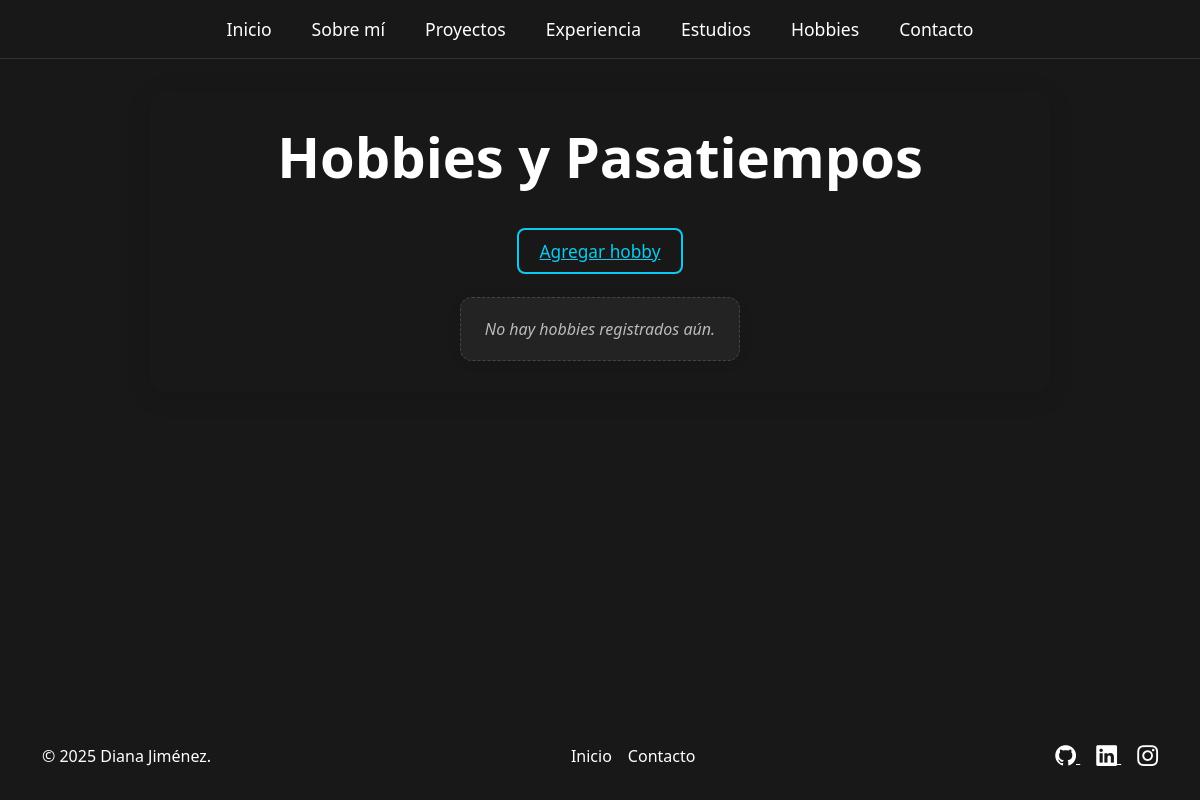
Page /hobbies/ on the earlier database version.
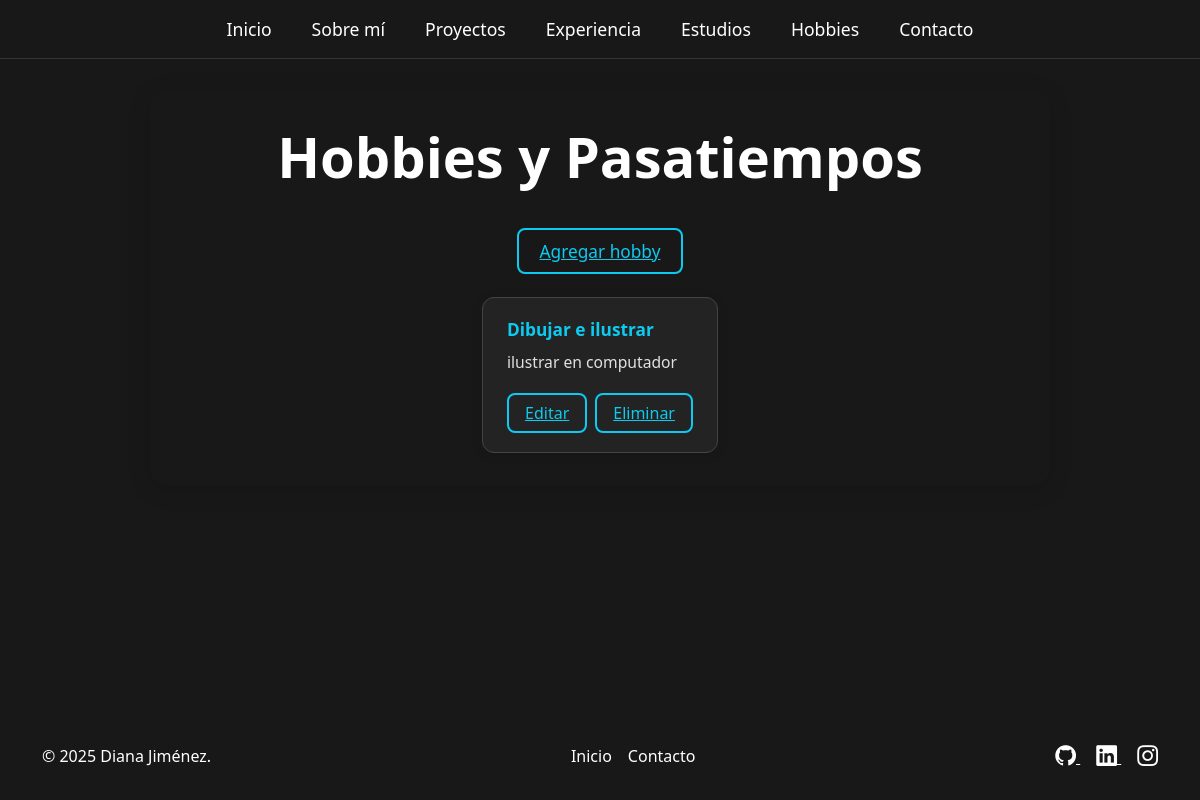
Same page on the later database version.
### portafolio_app/models.py (models this page shows, shortened)
class Hobby(models.Model):
    nombre = models.CharField(max_length=100)
    descripcion = models.TextField(blank=True)

### portafolio_app/views.py (the view)
# urls.py: path('hobbies/', views.lista_hobbies, name='lista_hobbies'),
def lista_hobbies(request):
    hobbies = Hobby.objects.all()
    return render(request, 'portafolio/lista_hobbies.html', {'hobbies': hobbies})

### portafolio_app/templates/portafolio/lista_hobbies.html (shortened to what this page needs)
{% extends 'portafolio/base.html' %}
{% load static %}
{% block contenido %}
<div class="hobbies-container">
    <h1 class="display-4 fw-bold gradient-text text-center mb-5">Hobbies y Pasatiempos</h1>
    <div class="hobbies-agregar">
        <a href="{% url 'crear_hobby' %}" class="hobbies-btn-add">Agregar hobby</a>
    </div>
    <div class="hobbies-list">
        {% for hobby in hobbies %}
        <div class="hobby-card">
            <div class="hobby-nombre">{{ hobby.nombre }}</div>
            {% if hobby.descripcion %}
            <div class="hobby-descripcion">{{ hobby.descripcion }}</div>
            {% endif %}
            <div class="hobby-actions">
                <a href="{% url 'editar_hobby' hobby.id %}" class="hobbies-btn-edit">Editar</a>
                <a href="{% url 'eliminar_hobby' hobby.id %}" class="hobbies-btn-delete">Eliminar</a>
            </div>
        </div>
        {% empty %}
        <div class="hobby-card hobby-empty">No hay hobbies registrados aún.</div>
        {% endfor %}
    </div>
</div>
{% endblock %}

Differences in the rows shown:
added Hobby: nombre "Dibujar e ilustrar", descripcion "ilustrar en computador"
Other differences:
text no longer shown: "No hay hobbies registrados aún."
